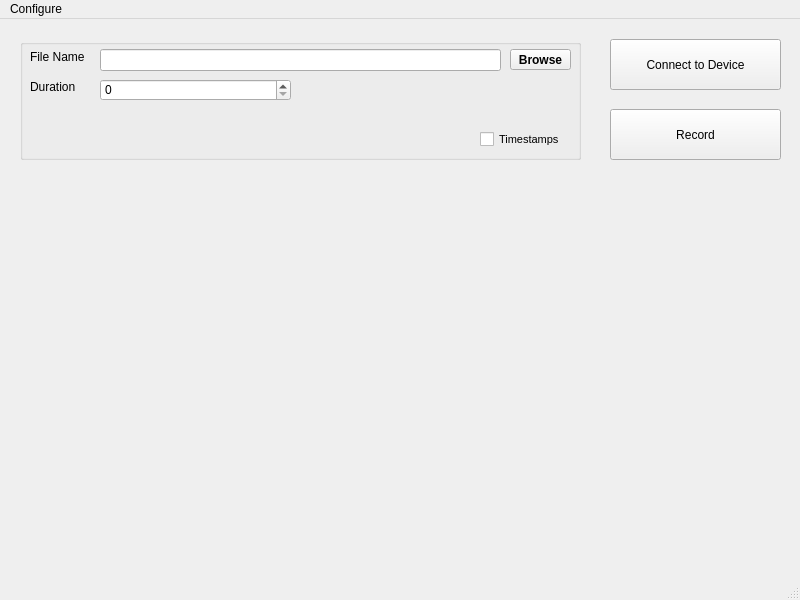
<?xml version="1.0" encoding="UTF-8"?>
<ui version="4.0">
 <class>MainWindow</class>
 <widget class="QMainWindow" name="MainWindow">
  <property name="geometry">
   <rect>
    <x>0</x>
    <y>0</y>
    <width>800</width>
    <height>600</height>
   </rect>
  </property>
  <property name="windowTitle">
   <string>MainWindow</string>
  </property>
  <widget class="QWidget" name="centralwidget">
   <widget class="QPushButton" name="connect_button">
    <property name="geometry">
     <rect>
      <x>610</x>
      <y>20</y>
      <width>171</width>
      <height>51</height>
     </rect>
    </property>
    <property name="text">
     <string>Connect to Device</string>
    </property>
   </widget>
   <widget class="QPushButton" name="record_button">
    <property name="geometry">
     <rect>
      <x>610</x>
      <y>90</y>
      <width>171</width>
      <height>51</height>
     </rect>
    </property>
    <property name="text">
     <string>Record</string>
    </property>
   </widget>
   <widget class="QGroupBox" name="groupBox">
    <property name="geometry">
     <rect>
      <x>20</x>
      <y>20</y>
      <width>561</width>
      <height>121</height>
     </rect>
    </property>
    <property name="title">
     <string/>
    </property>
    <widget class="QSpinBox" name="time_spinbox">
     <property name="geometry">
      <rect>
       <x>80</x>
       <y>40</y>
       <width>191</width>
       <height>22</height>
      </rect>
     </property>
    </widget>
    <widget class="QLineEdit" name="file_search">
     <property name="geometry">
      <rect>
       <x>80</x>
       <y>10</y>
       <width>401</width>
       <height>22</height>
      </rect>
     </property>
    </widget>
    <widget class="QLabel" name="file_label">
     <property name="geometry">
      <rect>
       <x>10</x>
       <y>10</y>
       <width>61</width>
       <height>16</height>
      </rect>
     </property>
     <property name="font">
      <font>
       <weight>50</weight>
       <bold>false</bold>
      </font>
     </property>
     <property name="text">
      <string>File Name</string>
     </property>
    </widget>
    <widget class="QLabel" name="duration_label">
     <property name="geometry">
      <rect>
       <x>10</x>
       <y>40</y>
       <width>55</width>
       <height>16</height>
      </rect>
     </property>
     <property name="font">
      <font>
       <weight>50</weight>
       <bold>false</bold>
      </font>
     </property>
     <property name="text">
      <string>Duration</string>
     </property>
    </widget>
    <widget class="QPushButton" name="browse_button">
     <property name="geometry">
      <rect>
       <x>490</x>
       <y>10</y>
       <width>61</width>
       <height>21</height>
      </rect>
     </property>
     <property name="font">
      <font>
       <weight>75</weight>
       <bold>true</bold>
      </font>
     </property>
     <property name="text">
      <string>Browse</string>
     </property>
    </widget>
    <widget class="QCheckBox" name="timestamps_box">
     <property name="geometry">
      <rect>
       <x>460</x>
       <y>90</y>
       <width>101</width>
       <height>20</height>
      </rect>
     </property>
     <property name="font">
      <font>
       <pointsize>8</pointsize>
      </font>
     </property>
     <property name="text">
      <string>Timestamps</string>
     </property>
    </widget>
   </widget>
  </widget>
  <widget class="QMenuBar" name="menubar">
   <property name="geometry">
    <rect>
     <x>0</x>
     <y>0</y>
     <width>800</width>
     <height>26</height>
    </rect>
   </property>
   <widget class="QMenu" name="menuConfigure">
    <property name="title">
     <string>Configure</string>
    </property>
    <addaction name="configure_settings_options"/>
   </widget>
   <addaction name="menuConfigure"/>
  </widget>
  <widget class="QStatusBar" name="statusbar"/>
  <action name="configure_settings_options">
   <property name="text">
    <string>Settings</string>
   </property>
  </action>
 </widget>
 <resources/>
 <connections/>
</ui>
